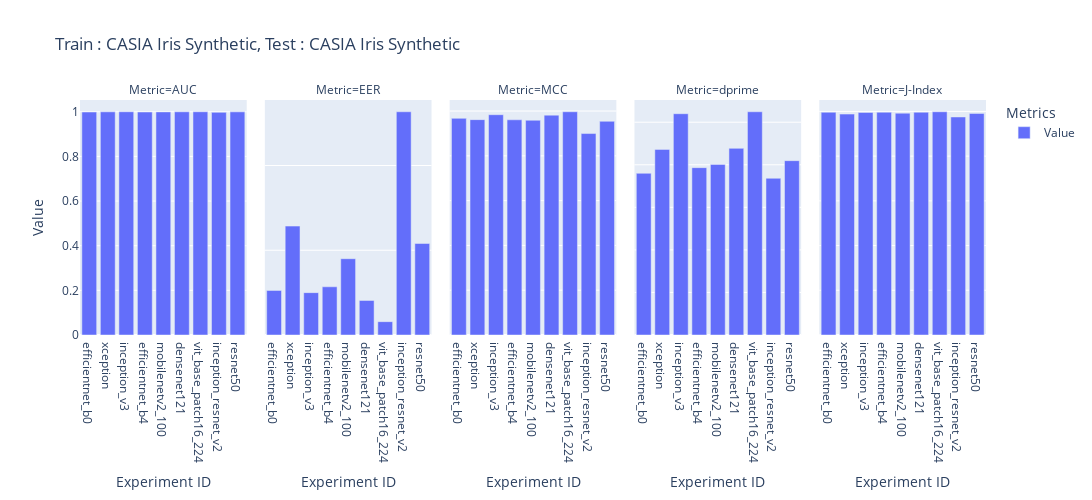

Source (notebook cell):
### Code cell
import plotly.express as px
import pandas as pd
from copy import deepcopy

df = pd.read_csv('/home/sreeraj/lab/nsf/final_eval/results/across_model_casia_iris_syn_subject_report.csv', header=1)
df = df.iloc[:-15]


df_auc = deepcopy(df)
df_auc['Value'] = df_auc['AUC']
df_auc['Metric'] = 'AUC'

df_eer = deepcopy(df)
df_eer['Value'] = df_eer['EER']
df_eer['Metric'] = 'EER'

df_dprime = deepcopy(df)
df_dprime['Value'] = df_dprime["Sensitivity index (d')"]
df_dprime['Metric'] = 'dprime'

df_mcc = deepcopy(df)
df_mcc['Value'] = df_mcc['MCC']
df_mcc['Metric'] = 'MCC'

df_jindex = deepcopy(df)
df_jindex['Value'] = df_mcc['J-Index']
df_jindex['Metric'] = 'J-Index'

df = pd.concat([df_auc, df_eer, df_mcc, df_dprime, df_jindex])

fig = px.bar(df, x='Experiment ID', y=['Value'], title='Train : CASIA Iris Synthetic, Test : CASIA Iris Synthetic', barmode='group', labels={'value': 'Value', 'variable': 'Metrics'},width=1400, height=500, facet_col='Metric')
fig.update_yaxes(matches=None)
fig.show()

### Figure 1 — Plotly figure (JSON) as saved in the notebook; plotly's stock layout.template omitted (floating-point values rounded to 4 significant figures)
{"data": [{"alignmentgroup": "True", "hovertemplate": "Metrics=Value<br>Metric=AUC<br>Experiment ID=%{x}<br>Value=%{y}<extra></extra>", "legendgroup": "Value", "marker": {"color": "#636efa", "pattern": {"shape": ""}}, "name": "Value", "offsetgroup": "Value", "orientation": "v", "showlegend": true, "textposition": "auto", "type": "bar", "x": ["efficientnet_b0", "xception", "inception_v3", "efficientnet_b4", "mobilenetv2_100", "densenet121", "vit_base_patch16_224", "inception_resnet_v2", "resnet50"], "xaxis": "x", "y": [0.9988, 0.9997, 0.9999, 0.9988, 0.9993, 0.9998, 1.0, 0.9973, 0.9995], "yaxis": "y"}, {"alignmentgroup": "True", "hovertemplate": "Metrics=Value<br>Metric=EER<br>Experiment ID=%{x}<br>Value=%{y}<extra></extra>", "legendgroup": "Value", "marker": {"color": "#636efa", "pattern": {"shape": ""}}, "name": "Value", "offsetgroup": "Value", "orientation": "v", "showlegend": false, "textposition": "auto", "type": "bar", "x": ["efficientnet_b0", "xception", "inception_v3", "efficientnet_b4", "mobilenetv2_100", "densenet121", "vit_base_patch16_224", "inception_resnet_v2", "resnet50"], "xaxis": "x2", "y": [0.00263, 0.006426, 0.002499, 0.002845, 0.004501, 0.002039, 0.0007866, 0.01317, 0.0054], "yaxis": "y2"}, {"alignmentgroup": "True", "hovertemplate": "Metrics=Value<br>Metric=MCC<br>Experiment ID=%{x}<br>Value=%{y}<extra></extra>", "legendgroup": "Value", "marker": {"color": "#636efa", "pattern": {"shape": ""}}, "name": "Value", "offsetgroup": "Value", "orientation": "v", "showlegend": false, "textposition": "auto", "type": "bar", "x": ["efficientnet_b0", "xception", "inception_v3", "efficientnet_b4", "mobilenetv2_100", "densenet121", "vit_base_patch16_224", "inception_resnet_v2", "resnet50"], "xaxis": "x3", "y": [0.9675, 0.9617, 0.9838, 0.961, 0.959, 0.9818, 0.9969, 0.8996, 0.9542], "yaxis": "y3"}, {"alignmentgroup": "True", "hovertemplate": "Metrics=Value<br>Metric=dprime<br>Experiment ID=%{x}<br>Value=%{y}<extra></extra>", "legendgroup": "Value", "marker": {"color": "#636efa", "pattern": {"shape": ""}}, "name": "Value", "offsetgroup": "Value", "orientation": "v", "showlegend": false, "textposition": "auto", "type": "bar", "x": ["efficientnet_b0", "xception", "inception_v3", "efficientnet_b4", "mobilenetv2_100", "densenet121", "vit_base_patch16_224", "inception_resnet_v2", "resnet50"], "xaxis": "x4", "y": [3.799, 4.362, 5.2, 3.932, 4.009, 4.386, 5.246, 3.683, 4.097], "yaxis": "y4"}, {"alignmentgroup": "True", "hovertemplate": "Metrics=Value<br>Metric=J-Index<br>Experiment ID=%{x}<br>Value=%{y}<extra></extra>", "legendgroup": "Value", "marker": {"color": "#636efa", "pattern": {"shape": ""}}, "name": "Value", "offsetgroup": "Value", "orientation": "v", "showlegend": false, "textposition": "auto", "type": "bar", "x": ["efficientnet_b0", "xception", "inception_v3", "efficientnet_b4", "mobilenetv2_100", "densenet121", "vit_base_patch16_224", "inception_resnet_v2", "resnet50"], "xaxis": "x5", "y": [0.9962, 0.9881, 0.9952, 0.9964, 0.9922, 0.9964, 0.9985, 0.9751, 0.991], "yaxis": "y5"}], "layout": {"annotations": [{"font": {}, "showarrow": false, "text": "Metric=AUC", "x": 0.092, "xanchor": "center", "xref": "paper", "y": 1, "yanchor": "bottom", "yref": "paper"}, {"font": {}, "showarrow": false, "text": "Metric=EER", "x": 0.296, "xanchor": "center", "xref": "paper", "y": 1, "yanchor": "bottom", "yref": "paper"}, {"font": {}, "showarrow": false, "text": "Metric=MCC", "x": 0.5, "xanchor": "center", "xref": "paper", "y": 1, "yanchor": "bottom", "yref": "paper"}, {"font": {}, "showarrow": false, "text": "Metric=dprime", "x": 0.704, "xanchor": "center", "xref": "paper", "y": 1, "yanchor": "bottom", "yref": "paper"}, {"font": {}, "showarrow": false, "text": "Metric=J-Index", "x": 0.908, "xanchor": "center", "xref": "paper", "y": 1, "yanchor": "bottom", "yref": "paper"}], "barmode": "group", "height": 500, "legend": {"title": {"text": "Metrics"}, "tracegroupgap": 0}, "title": {"text": "Train : CASIA Iris Synthetic, Test : CASIA Iris Synthetic"}, "width": 1400, "xaxis": {"anchor": "y", "domain": [0, 0.184], "title": {"text": "Experiment ID"}}, "xaxis2": {"anchor": "y2", "domain": [0.204, 0.388], "matches": "x", "title": {"text": "Experiment ID"}}, "xaxis3": {"anchor": "y3", "domain": [0.408, 0.592], "matches": "x", "title": {"text": "Experiment ID"}}, "xaxis4": {"anchor": "y4", "domain": [0.612, 0.796], "matches": "x", "title": {"text": "Experiment ID"}}, "xaxis5": {"anchor": "y5", "domain": [0.816, 1], "matches": "x", "title": {"text": "Experiment ID"}}, "yaxis": {"anchor": "x", "domain": [0, 1], "title": {"text": "Value"}}, "yaxis2": {"anchor": "x2", "domain": [0, 1], "showticklabels": false}, "yaxis3": {"anchor": "x3", "domain": [0, 1], "showticklabels": false}, "yaxis4": {"anchor": "x4", "domain": [0, 1], "showticklabels": false}, "yaxis5": {"anchor": "x5", "domain": [0, 1], "showticklabels": false}}}
